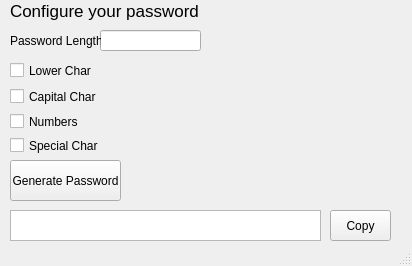
<?xml version="1.0" encoding="UTF-8"?>
<ui version="4.0">
 <class>MainWindow</class>
 <widget class="QMainWindow" name="MainWindow">
  <property name="geometry">
   <rect>
    <x>0</x>
    <y>0</y>
    <width>412</width>
    <height>266</height>
   </rect>
  </property>
  <property name="windowTitle">
   <string>MainWindow</string>
  </property>
  <widget class="QWidget" name="centralwidget">
   <widget class="QPushButton" name="pushButton">
    <property name="geometry">
     <rect>
      <x>10</x>
      <y>160</y>
      <width>111</width>
      <height>41</height>
     </rect>
    </property>
    <property name="text">
     <string>Generate Password</string>
    </property>
   </widget>
   <widget class="QCheckBox" name="checkBox">
    <property name="geometry">
     <rect>
      <x>10</x>
      <y>50</y>
      <width>111</width>
      <height>41</height>
     </rect>
    </property>
    <property name="text">
     <string>Lower Char</string>
    </property>
   </widget>
   <widget class="QCheckBox" name="checkBox_2">
    <property name="geometry">
     <rect>
      <x>10</x>
      <y>76</y>
      <width>91</width>
      <height>41</height>
     </rect>
    </property>
    <property name="text">
     <string>Capital Char</string>
    </property>
   </widget>
   <widget class="QCheckBox" name="checkBox_3">
    <property name="geometry">
     <rect>
      <x>10</x>
      <y>106</y>
      <width>81</width>
      <height>31</height>
     </rect>
    </property>
    <property name="text">
     <string>Numbers</string>
    </property>
   </widget>
   <widget class="QCheckBox" name="checkBox_4">
    <property name="geometry">
     <rect>
      <x>10</x>
      <y>130</y>
      <width>111</width>
      <height>31</height>
     </rect>
    </property>
    <property name="text">
     <string>Special Char</string>
    </property>
   </widget>
   <widget class="QLabel" name="label">
    <property name="geometry">
     <rect>
      <x>10</x>
      <y>0</y>
      <width>191</width>
      <height>21</height>
     </rect>
    </property>
    <property name="font">
     <font>
      <pointsize>13</pointsize>
     </font>
    </property>
    <property name="text">
     <string>Configure your password</string>
    </property>
   </widget>
   <widget class="QLineEdit" name="lineEdit">
    <property name="geometry">
     <rect>
      <x>100</x>
      <y>30</y>
      <width>101</width>
      <height>21</height>
     </rect>
    </property>
   </widget>
   <widget class="QLabel" name="label_2">
    <property name="geometry">
     <rect>
      <x>10</x>
      <y>30</y>
      <width>91</width>
      <height>21</height>
     </rect>
    </property>
    <property name="text">
     <string>Password Length</string>
    </property>
   </widget>
   <widget class="QTextBrowser" name="textBrowser">
    <property name="geometry">
     <rect>
      <x>10</x>
      <y>210</y>
      <width>311</width>
      <height>31</height>
     </rect>
    </property>
   </widget>
   <widget class="QPushButton" name="pushButton_2">
    <property name="geometry">
     <rect>
      <x>330</x>
      <y>210</y>
      <width>61</width>
      <height>31</height>
     </rect>
    </property>
    <property name="text">
     <string>Copy</string>
    </property>
   </widget>
   <widget class="QLabel" name="label_3">
    <property name="geometry">
     <rect>
      <x>220</x>
      <y>20</y>
      <width>171</width>
      <height>161</height>
     </rect>
    </property>
    <property name="font">
     <font>
      <pointsize>3</pointsize>
     </font>
    </property>
    <property name="text">
     <string/>
    </property>
    <property name="pixmap">
     <pixmap>../../Downloads/—Pngtree—black lock icon_4421935.png</pixmap>
    </property>
    <property name="scaledContents">
     <bool>true</bool>
    </property>
   </widget>
  </widget>
  <widget class="QStatusBar" name="statusbar"/>
 </widget>
 <resources/>
 <connections/>
</ui>
